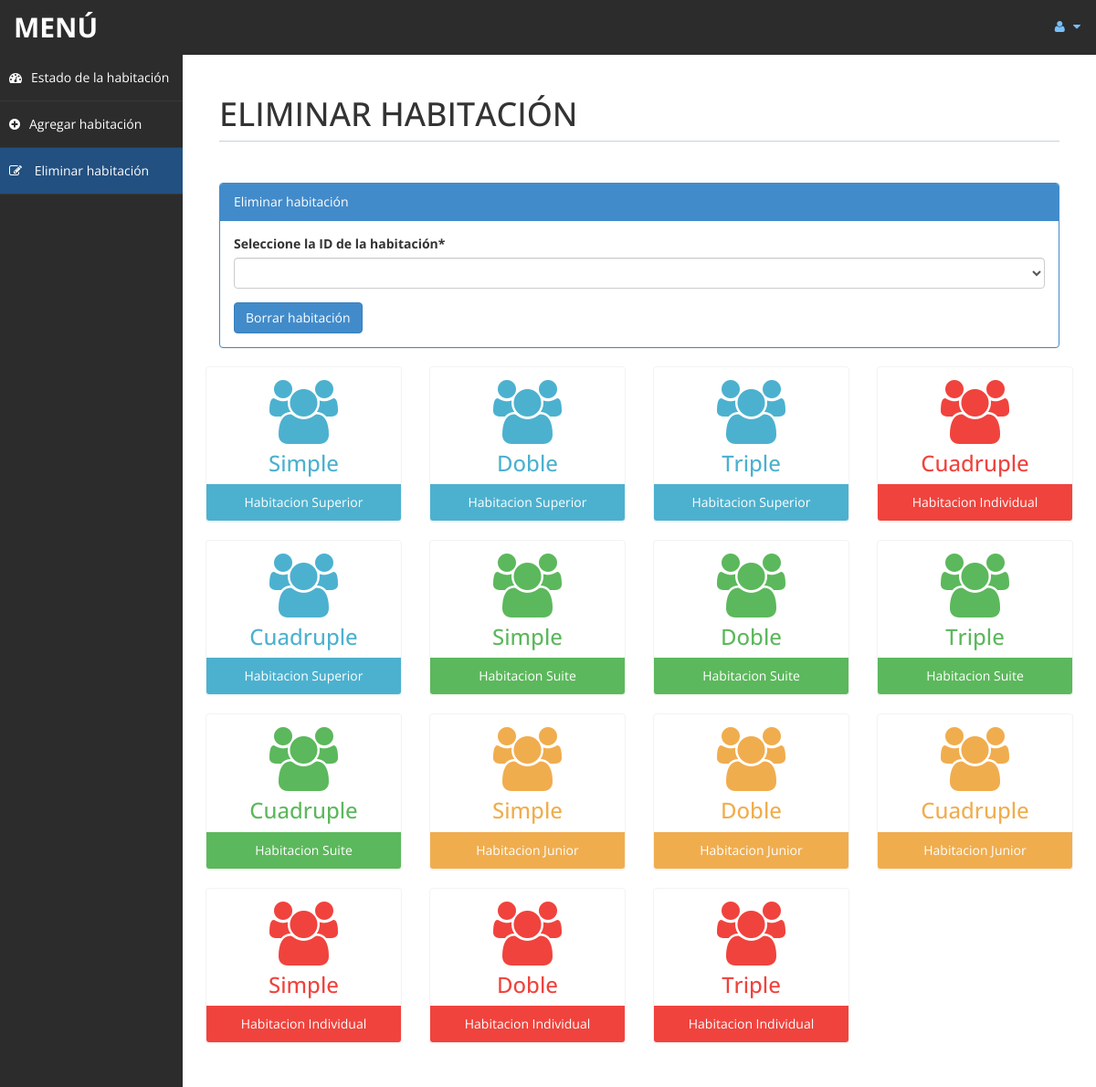
/admin/roomdel.php (signed in), run on the app's committed database.
### tables this page shows
CREATE TABLE `habitaciones` (
  `id` int(10) UNSIGNED NOT NULL,                
  `tipo_habitacion` varchar(30) DEFAULT NULL,
  `tipo_cama` varchar(20) DEFAULT NULL,
  `estado_hab` varchar(20) DEFAULT NULL,

  CONSTRAINT PRIMARY KEY (`id`)

);

### admin/roomdel.php (the view, shortened to what this page needs)
<?php
	include('db.php');
	$rsql ="SELECT id FROM `habitaciones`";
	$rre=mysqli_query($con,$rsql);
?>
<!DOCTYPE html>
<html xmlns="http://www.w3.org/1999/xhtml">
<head>
    <link href="assets/css/bootstrap.css" rel="stylesheet" />
    <link href="assets/css/font-awesome.css" rel="stylesheet" />
    <link href="assets/css/custom-styles.css" rel="stylesheet" />
</head>
<body>
    <div id="wrapper">
        <nav class="navbar navbar-default top-navbar" role="navigation">
            <div class="navbar-header">
                <a class="navbar-brand" href="home.php">MENÚ</a>
            </div>
            <ul class="nav navbar-top-links navbar-right">
                <li class="dropdown">
                    <a class="dropdown-toggle" data-toggle="dropdown" href="#" aria-expanded="false">
                        <i class="fa fa-user fa-fw"></i> <i class="fa fa-caret-down"></i>
                    </a>
                </li>
            </ul>
        </nav>
        <nav class="navbar-default navbar-side" role="navigation">
            <div class="sidebar-collapse">
                <ul class="nav" id="main-menu">
                    <li>
                        <a href="settings.php"><i class="fa fa-dashboard"></i>Estado de la habitación</a>
                    </li>
					<li>
                        <a href="room.php"><i class="fa fa-plus-circle"></i>Agregar habitación</a>
                    </li>
                    <li>
                        <a class="active-menu" href="roomdel.php"><i class="fa fa-pencil-square-o"></i> Eliminar habitación</a>
                    </li>
				</ul>
            </div>
        </nav>
        <div id="page-wrapper" >
            <div id="page-inner">
			 	<div class="row">
                    <div class="col-md-12">
                        <h1 class="page-header">ELIMINAR HABITACIÓN</h1>
                    </div>
                </div>
            <div class="row">
                <div class="col-md-12 col-sm-12">
                    <div class="panel panel-primary">
                        <div class="panel-heading">
                       		Eliminar habitación
						</div>
                        <div class="panel-body">
						<form name="form" method="post">
                            <div class="form-group">
                                <label>Seleccione la ID de la habitación*</label>
								<select name="id"  class="form-control" required>
									<option value selected ></option>
									<?php
										while($rrow=mysqli_fetch_array($rre)) {
										$value = $rrow['id'];
											echo '<option value="'.$value.'">'.$value.'</option>';
										}
									?>
								</select>
                            </div>
							<input type="submit" name="del" value="Borrar habitación" class="btn btn-primary">
						</form>
                        </div>
                    </div>
                </div>
           		<?php
					include ('db.php');
					$sql = "SELECT * FROM `habitaciones`";
					$re = mysqli_query($con, $sql);
				?>
				<div class="row">
					<?php
						while($row= mysqli_fetch_array($re)) {
							$id = $row['tipo_habitacion'];
							if($id == "Habitacion Superior") {
								$bg_color = "bg-color-blue";
								$footer_color = "back-footer-blue";
							}
							else if($id == "Habitacion Suite") {
								$bg_color = "bg-color-green";
								$footer_color = "back-footer-green";
							}
							else if($id == "Habitacion Junior") {
								$bg_color = "bg-color-brown";
								$footer_color = "back-footer-brown";
							}
							else if($id == "Habitacion Individual") {
								$bg_color = "bg-color-red";
								$footer_color = "back-footer-red";
							}
							echo"<div class='col-md-3 col-sm-12 col-xs-12'>
								<div class='panel panel-primary text-center no-boder $bg_color'>
									<div class='panel-body'>
										<i class='fa fa-users fa-5x'></i>
										<h3>".$row['tipo_cama']."</h3>
									</div>
									<div class='panel-footer $footer_color'>
										".$row['tipo_habitacion']."
									</div>
								</div>
							</div>";
						}
					?>
                </div>
			</div>
			</div>
		</div>
	</div>
</body>
</html>

### admin/assets/css/custom-styles.css (style rules this page uses)
body { font-family: 'Open Sans', sans-serif; }
#wrapper { width: 100%; background: #2c2c2c; }
#page-wrapper { padding: 15px 15px; min-height: 600px; background:#fff; }
#page-inner { width:100%; margin:10px 20px 10px 0px; background-color:transparent; padding:10px; min-height:1200px; }
.text-center { text-align:center; }
.no-boder { border:1px solid #f3f3f3; }
h1, .h1, h2, .h2, h3, .h3 { margin-top: 7px; margin-bottom: -5px; }
.page-header { padding-bottom: 9px; margin: 10px 0 45px; border-bottom: 1px solid #C7D1DD; }
.bg-color-green { background-color: #fff; color: #5cb85c; }
.bg-color-blue { background-color: #fff; color: #4CB1CF }
.bg-color-red { background-color: #fff; color:#F0433D; }
.bg-color-brown { background-color: #fff; color:#f0ad4e; }
.back-footer-green { background-color: #5cb85c; color:#fff; border-top: 0px solid #fff; }
.back-footer-red { background-color: #F0433D; color:#fff; border-top: 0px solid #fff; }
.back-footer-blue { background-color: #4CB1CF; color:#fff; border-top: 0px solid #fff; }
.back-footer-brown { background-color: #f0ad4e; color:#fff; border-top: 0px solid #fff; }
.top-navbar { margin:0px; }
.top-navbar .navbar-brand { color: #fff; width: 200px; text-align: left; height: 60px; font-size: 30px; font-weight: 700; text-transform: uppercase; line-height: 30px; }
.top-navbar .nav > li { position: relative; display: inline-block; }
.top-navbar .nav > li > a { position: relative; display: block; padding: 19px 15px; color: #77C0FD; }
.active-menu { background-color:#225081!important; }
.sidebar-collapse , .sidebar-collapse .nav { background:none; }
.sidebar-collapse .nav { padding:0; }
.sidebar-collapse .nav > li > a { color:#fff; background:transparent; text-shadow:none; }
.sidebar-collapse > .nav > li > a { padding:15px 10px; }
.sidebar-collapse > .nav > li { border-bottom: 1px solid rgba(107, 108, 109, 0.19); }
.navbar-side { border:none; background-color: transparent; }
.top-navbar { background: #2c2c2c; border-bottom:none; }
.top-navbar .nav > li > a > i { margin-right: 2px; }
.navbar-default { border:0px solid black; }
.navbar-header { background: #2c2c2c; }
.nav > li > a > i { margin-right:10px; }
@media (min-width:768px) { #page-wrapper { margin: 0 0 0 200px; padding: 15px 30px; min-height: 1200px; } }
@media (min-width:768px) { .navbar-side { z-index: 1; position: absolute; width: 200px; } }
@media (min-width:768px) { .navbar { border-radius: 0px; } }

### data on the page
habitaciones: tipo_cama "Simple", tipo_habitacion "Habitacion Superior"
habitaciones: tipo_cama "Doble", tipo_habitacion "Habitacion Superior"
habitaciones: tipo_cama "Triple", tipo_habitacion "Habitacion Superior"
habitaciones: tipo_cama "Cuadruple", tipo_habitacion "Habitacion Individual"
habitaciones: tipo_cama "Cuadruple", tipo_habitacion "Habitacion Superior"
habitaciones: tipo_cama "Simple", tipo_habitacion "Habitacion Suite"
habitaciones: tipo_cama "Doble", tipo_habitacion "Habitacion Suite"
habitaciones: tipo_cama "Triple", tipo_habitacion "Habitacion Suite"
habitaciones: tipo_cama "Cuadruple", tipo_habitacion "Habitacion Suite"
habitaciones: tipo_cama "Simple", tipo_habitacion "Habitacion Junior"
habitaciones: tipo_cama "Doble", tipo_habitacion "Habitacion Junior"
habitaciones: tipo_cama "Cuadruple", tipo_habitacion "Habitacion Junior"
habitaciones: tipo_cama "Simple", tipo_habitacion "Habitacion Individual"
habitaciones: tipo_cama "Doble", tipo_habitacion "Habitacion Individual"
habitaciones: tipo_cama "Triple", tipo_habitacion "Habitacion Individual"
